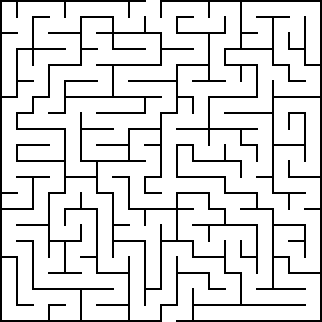
#> input picture 01. Images/task_1/20 by 20 orthogonal maze.png, 322 x 322 px
$ python task_1.py
#> lines starting #> are read from the running program, lines starting #| are printed output that depends on the picture; after the words box and inside, x2 and y2 are one past the last pixel; in counts of white or black regions, pixels touching at a corner belong together
import cv2
import numpy as np
import sys

import matplotlib.pyplot as plt

image = cv2.imread("task_1/20 by 20 orthogonal maze.png")
#> image is the input picture: shape (322, 322, 3); 86.4% white; black in thin lines or dots

def transpose(m):
    return [[row[i] for row in m] for i in range(len(m[0]))]

def start(map): # Пиксель входа
    for pixel in range(len(map[0])):
        if(map[0][pixel] == 0):
            return pixel

def end(map): # Пиксель выхода
    for pixel in range(len(map[-1])):
        if(map[-1][pixel] == 0):
            return pixel

def compession_black_pixels(image): # сжатие всех черных линий
    borderSize = 0
    for pixel in range(len(image[0])):
        border = True
        for line in range(len(image)):
            if ((image[line][pixel] == [255, 255, 255]).all()):
                border = False
                break

        if (border):
            borderSize += 1
        else:
            break
#> this loop made 3 passes
#> borderSize on passes 1 to 2: 1, 2
#> after the loop, borderSize = 2

    return image[::borderSize, ::borderSize]
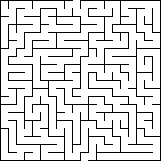
#> returned value: shape (161, 161, 3); 86.4% white; black in thin lines or dots

def new_list(image): # Замена картинки на бинарное поле (для удобства)
    comp = np.zeros((len(image), len(image[0])))
#> comp: shape (161, 161) float64; every value is 0

    for line in range(len(image)):
        for pixel in range(len(image[0])):
            if((image[line][pixel] == [0, 0, 0]).all()):
                comp[line][pixel] = -1
            else:
                comp[line][pixel] = 0
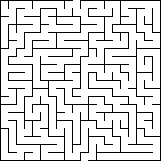
#> comp: shape (161, 161) float64; values -1 (black) and 0 (white), 86.4% white; black in thin lines or dots

    return comp

def compression(map):
    '''
    В общем случае алгоритм звучит довольно легко, надо просто сжать все белые квадратики
    определенной размерность в 1 пиксель, но существует один фактор, который мешает это сделать.

    -1 -1 -1 -1 -1 ......
    -1  0  0  0 -1 ......
    -1  0  0  0  0 ......
    -1  0  0  0  0 ......
    -1  0  0  0  0 ......

    На примере мы видим, что мы не можем просто так сжать по определенному размеру квадрата так, как
    в 5 столбце образуется не квадрат а белая линия.
    Чтобы избежать этого было принято помечать эти значения и обрабатовать их, как черный пиксель
    '''
    width = set()
    height = set()
    blockSize = 0

    for pixel in map[0]:
        if(pixel == 0):
            blockSize += 1
#> after the loop, blockSize = 7

    for line in range(1, len(map) - 1): # нахождение тех самых особых линий
        for pixel in range(1, len(map[0]) - 1):
            if(map[line][pixel] == -1 and map[line][pixel + 1] == map[line][pixel - 1] == 0 ):
                height.add(pixel)
            elif(map[line][pixel] == -1 and map[line - 1][pixel] == map[line + 1][pixel] == 0 ):
                width.add(line)
#> after the loop, height = 19 items; width = 19 items

    for pixel in height: # разметка этих линий по вериткали
        for line in range(1, len(map) - 1):
            if(map[line][pixel] == 0):
                map[line][pixel] = -2
#> this loop made 19 passes
#> pixel on passes 1 to 12: 128, 8, 136, 16, 144, 24, 152, 32, 40, 48, 56, 64
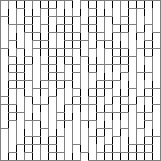
#> map: shape (161, 161) float64; 5.75% of pixels changed, all inside (x1, y1, x2, y2) = (8, 1, 153, 160); drawn with min black and max white

    for line in width: # разметка этих линий по горизонтали
        for pixel in range(1, len(map[0]) - 1):
            if(map[line][pixel] == 0):
                map[line][pixel] = -2
#> this loop made 19 passes
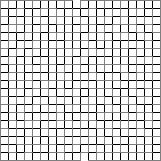
#> map: shape (161, 161) float64; 5.02% of pixels changed, all inside (x1, y1, x2, y2) = (1, 8, 160, 153); drawn with min black and max white

    comp1 = [[] for i in range(len(map))]
#> comp1 = 161 items, first 6: [], [], [], [], [], []
    pixel = 0

    while (pixel < len(map[0])):

        '''
        Основная из идей зжатия была в том, что если какой то кусок линии сжался в один размер,
        то все куски линии ниже и выше сжимаются также, как и та линия
        '''

        for line in range(len(map)):
            comp1[line].append(map[line][pixel])

        if (map[0][pixel] == -1): # Определяем новую линия в сжатом массиве основоваясь на првилах описанных выше
            if (map[1][pixel] == 0):
                pixel += blockSize - 1
            pixel += 1
        elif (map[0][pixel] == 0):
            pixel += blockSize
#> this loop made 41 passes
#> pixel on passes 1 to 12: 1, 8, 9, 16, 17, 24, 25, 32, 33, 40, 41, 48
#> after the loop, pixel = 161

    map = transpose(comp1)
#> map = 41 items
    comp1 = [[] for i in range(len(map))]
#> comp1 = 41 items, first 6: [], [], [], [], [], []
    pixel = 0

    while (pixel < len(map[0])):
        for line in range(len(map)):
            comp1[line].append(map[line][pixel])
        if (map[0][pixel] == -1):
            if (map[1][pixel] == 0):
                pixel += blockSize - 1
            pixel += 1
        elif (map[0][pixel] == 0):
            pixel += blockSize
#> after the loop, pixel = 161

    return transpose(transpose(transpose(comp1))), height, width

def wave(line, pixel, deep, map, endX, endY): # Обычный волновой алгоритм
    if(line == endY and pixel == endX):
        map[line][pixel] = deep
        return map

    if(map[line][pixel] == -1 or (map[line][pixel] <= deep and map[line][pixel] > 0)):
        return map

    map[line][pixel] = deep

    if(pixel > 0):
        wave(line, pixel - 1, deep + 1, map, endX, endY)
    if(line > 0):
        wave(line - 1, pixel, deep + 1, map, endX, endY)
    if(line < len(map) - 1):
        wave(line + 1, pixel, deep + 1, map, endX, endY)
    if(pixel < len(map[0]) - 1):
        wave(line, pixel + 1, deep + 1, map, endX, endY)

    return map

def search_path(map, line, pixel, endX, endY, path): # Функция восстановления пути, по которому прошел волновой алгоритм
    path.append([line, pixel])

    if(line == endY and pixel == endX):
        return path
    elif (line > 0 and map[line - 1][pixel] == map[line][pixel] - 1):
        search_path(map, line - 1, pixel, endX, endY, path)
    elif (pixel > 0 and map[line][pixel - 1] == map[line][pixel] - 1):
        search_path(map, line, pixel - 1, endX, endY, path)
    elif (pixel < len(map[0]) - 1 and map[line][pixel + 1] == map[line][pixel] - 1):
        search_path(map, line , pixel + 1, endX, endY, path)
    elif (line < len(map) - 1 and map[line + 1][pixel] == map[line][pixel] - 1):
        search_path(map, line + 1, pixel, endX, endY, path)

    return path

def get_image_coord(pathX, pathY, height, width): # Получения координат точки из зжатой картинки в исходной
    now = 0
    while(pathX >= height[now] - (now + 1) * 6):
        now += 1

    imageX = (pathX - now) * 14 + now * 2 - 6

    now = 0
    while (now < len(width) and pathY >= width[now] - (now + 1) * 6):
        now += 1

    if(pathY > 0):
        imageY = (pathY - now) * 14 + now * 2 - 6
    else:
        imageY = 0

    return [imageX, imageY]

def compile_path(image, path, height, width): #Постороение пути (соединяем точки)
    for coord in range(len(path)):
        path[coord] = get_image_coord(path[coord][1], path[coord][0], height, width)

    coord = 0;
    while(coord < len(path) - 1):
        while (coord < len(path) - 1 and path[coord][0] == path[coord + 1][0] ):
            if (path[coord][1] < path[coord + 1][1] ):
                image[path[coord][1] : path[coord + 1][1] + 1, path[coord][0]: path[coord][0] + 2] = [255, 0, 0]
                coord += 1
            else:
                image[path[coord + 1][1]: path[coord][1] + 1, path[coord][0]: path[coord][0] + 2] = [255, 0, 0]
                coord += 1
        while (coord < len(path) - 1 and path[coord][1] == path[coord + 1][1]):
            if(path[coord][0] < path[coord + 1][0]):
                image[path[coord][1] : path[coord][1] + 2, path[coord][0]: path[coord + 1][0] + 1] = [255, 0, 0]
                coord += 1
            else:
                image[path[coord][1]: path[coord][1] + 2, path[coord + 1][0]: path[coord][0] + 1] = [255, 0, 0]
                coord += 1

    image[path[-1][1] : path[-2][1] + 1, path[-1][0]: path[-2][0] + 2] = [255, 0, 0]

    return image

map = new_list(compession_black_pixels(image))
map, height, width = compression(map)
#> map = 41 items; height = 19 items; width = 19 items
width = list(width)
#> width = [128, 8, 136, 16, 144, 24, 152, 32, 40, 48, 56, 64, 72, 80, 88, 96, 104, 112, 120]
width.sort()
height = list(height)
#> height has the same summary as width
#> the loop in start, `for pixel in range(len(map[0])):` made 20 passes
height.sort()
startX, startY = start(map), 0
#> startX = 19; startY = 0
#> the loop in end, `for pixel in range(len(map[-1])):` made 22 passes
endX, endY = end(map), len(map) - 1
#> endX = 21; endY = 40
image = compile_path(image, search_path(wave(startY, startX, 1, map, endX, endY), endY, endX, startX, startY, []), height, width)
#> the loop in compile_path, `for coord in range(len(path)):` made 183 passes
#> (imageX in get_image_coord, imageY in get_image_coord) on passes 1 to 3: (168, 326), (168, 312), (170, 312)
#> after the loop in compile_path, `for coord in range(len(path)):`: path = 183 pairs, first value 8 to 232, second value 0 to 326
#> the loop in compile_path, `while(coord < len(path) - 1):` made 31 passes
#> after the loop in compile_path, `while(coord < len(path) - 1):`:
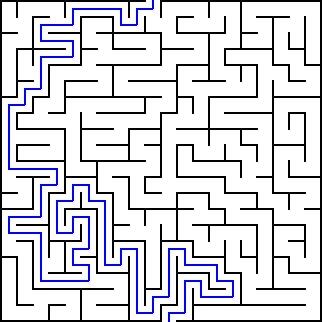
#> image: shape (322, 322, 3); 2.8% of pixels changed, all inside (x1, y1, x2, y2) = (8, 0, 234, 322)
#> after the loop in compile_path, `while(coord < len(path) - 1):`: coord = 182

plt.imshow(image)
plt.axis('off')
plt.show()
